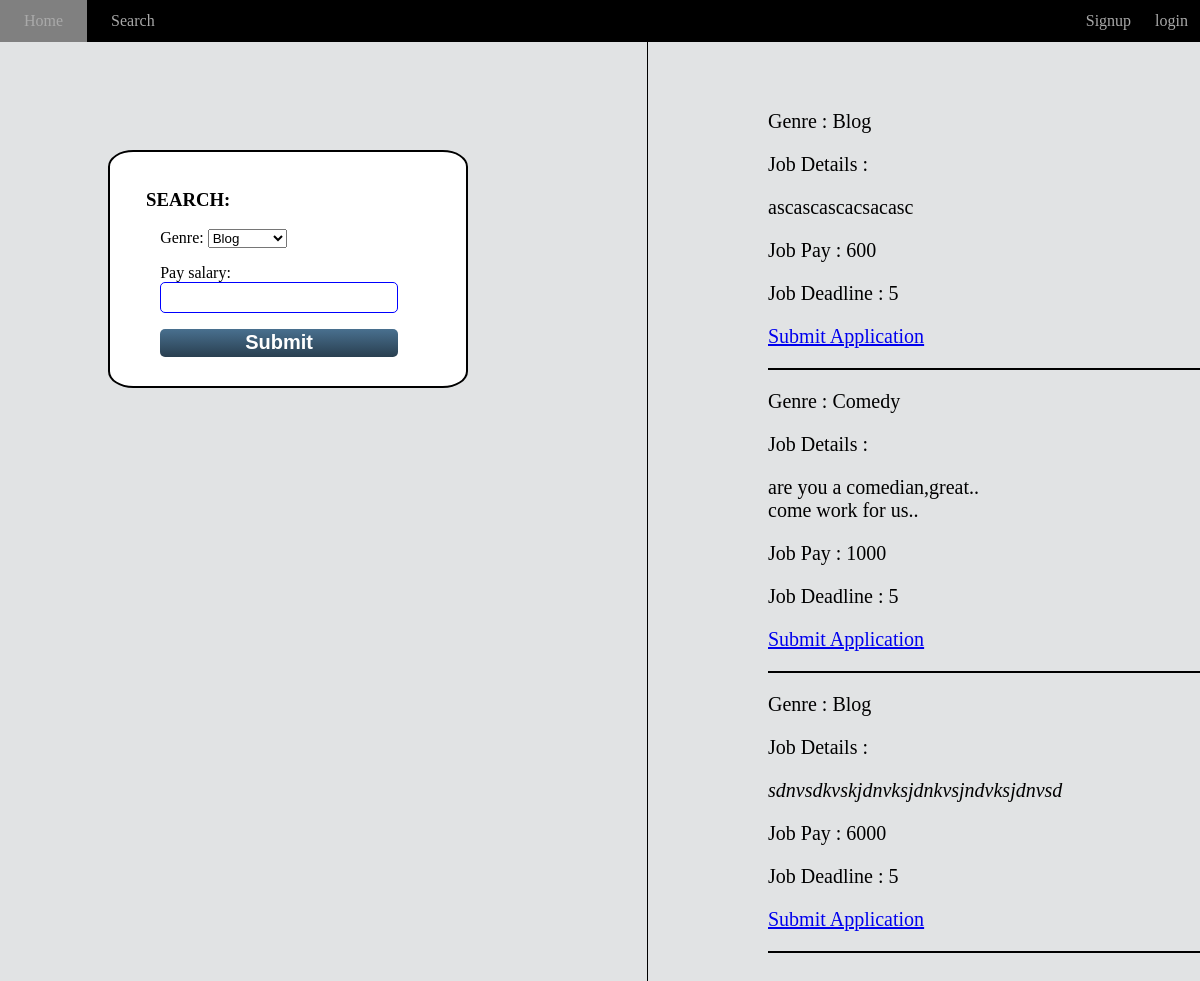
/registration/search/, run on the app's committed database.
### registration/models.py (models this page shows)
class JobDetails(models.Model):
    company_name = models.CharField(primary_key=False, max_length=20)
    genre = models.CharField(max_length=20)
    details = models.CharField(primary_key=True,max_length=100000)
    pay = models.IntegerField(default=0)
    deadline = models.IntegerField()
    pub_date = models.DateTimeField('date published')

### registration/views.py (the view, shortened to what this page needs)
def search_job(request):
    form = SearchJob()
    try:
        if (request.session.has_key('username') or request.session.has_key('companyname')):
            x = "off"
        else:
            x = "on"
    except:
        return HttpResponseRedirect('/registration/jobseeker/thanks/')
    list_job = JobDetails.objects.all()
    return render(request, 'search.html', {'form': form, 'flag': x ,'list':list_job })

### registration/forms.py
class SearchJob(forms.Form):
    search = forms.ChoiceField(choices=genre,required="true",label='Genre')
    pay_Salary = forms.IntegerField(required="true")

### registration/templates/search.html (shortened to what this page needs)
{% load static %}
<html>
	<head>
			<link rel="stylesheet" type="text/css" href="{% static './css/search.css' %}">
			<header>
			<div>
				<ul class="nav">
				  <li><a class="nav_left" href="{% url 'registration:home' %}">Home</a></li>
				   <li><a class="nav_left"href="{% url 'registration:Search Job' %}">Search</a></li>
                    {% if flag == "on" %}
                        <li class="nav_right"><a href="">login</a>
                      <li class="nav_right"><a href="">Signup</a>
                    {% endif %}
				</ul>
			</div>
			</header>
	</head>
	<body>
			<div style="">
				<div class="right_text">
				<div  class="job">
                {% if job == 0 %}
                    <p><h3>No Job Found</h3></p>
                    {% else %}
					{%  for JobDetails in list %}
                        <p> Genre : {{ JobDetails.genre }}</p>
                        <p> Job Details :{{ JobDetails.details|safe}}</p>
                        <p> Job Pay : {{ JobDetails.pay }}</p>
                        <p> Job Deadline : {{ JobDetails.deadline }}</p>
                        <a  href="{% url 'registration:application' JobDetails.details %}"><p>Submit Application</p></a>
                        <hr>
					{% endfor %}
                {% endif %}
				</div>
				</div>
				<div  style=" width:30%; padding:9%; position:fixed;">
				<div class="search">
					<h3> SEARCH:</h3>
					<form  method="post">
						{{ form.as_p }}
						 <input type="submit" value="Submit" />
					 </form>
				</div>
				</div>
			</div>
 </body>
</html>

### registration/static/css/search.css (style rules this page uses)
body { margin:0; background-color: #e1e3e4; }
.nav { list-style-type: none; margin: 0; padding: 0; overflow: hidden; background-color:black ; cursor: pointer; }
li { float: left; font-size:1em; z-index:1; padding:1% 2% 1% 2%; }
li a { display: block; color:#A9A9A9; z-index:1; text-decoration: none; }
.nav_left { float:left; }
.nav_right { float:right; padding:1%; }
input { border-radius: 5px; font-size:1.25em; border:1px solid blue; background-color: white; padding: 1% 1% 1% 3%; transition: width 0.4s ease-in-out; width:90%; }
.search { z-index: 1; padding:5% 10% 10% 10%; font-family:verdana; border:2px solid black; background-color:white; border-radius:7%; }
input[type=submit] { background: linear-gradient(#49708f, #293f50); border: 0; color: #fff; cursor: pointer; font-weight: bold; float: left; padding: 1% 1%; margin-bottom:10px; border-radius:5px; }
form { padding:0% 2% 2% 5%; }
.right_text { font-size:1.25em; font-family:verdana; padding:1%; border-left:1px solid black; float:right; width: 36%; padding: 4% 0% 3% 10%; }
hr { border: 1px solid; }

### data on the page
JobDetails: genre "Blog", details "ascascascacsacasc", pay "600", deadline "5"
JobDetails: genre "Comedy", details "are you a comedian,great.. come work for us..", pay "1000", deadline "5"
JobDetails: genre "Blog", details "sdnvsdkvskjdnvksjdnkvsjndvksjdnvsd", pay "6000", deadline "5"
